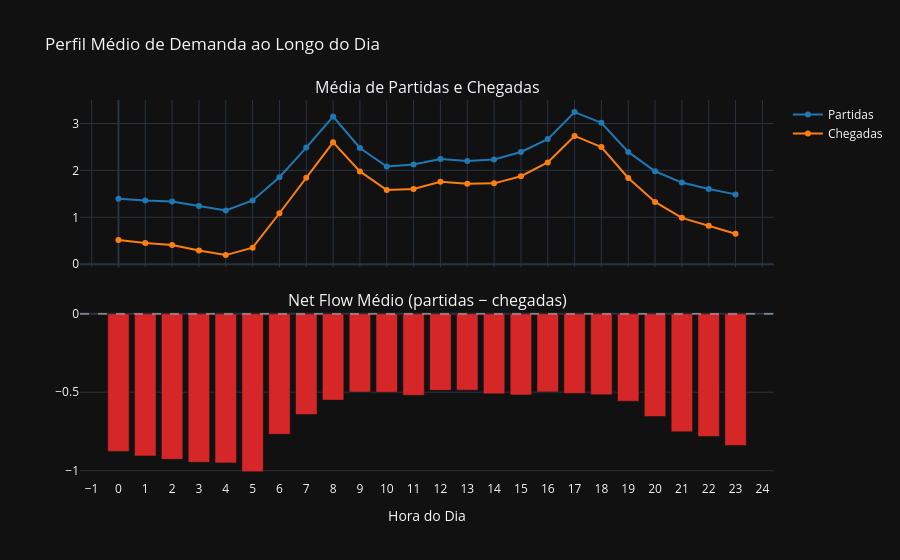

Notebook code cell kept with this figure:
### Markdown cell above
## 5. Perfil de Demanda por Hora do Dia

### Code cell
hourly = (
    df_hourly.groupby("hour_of_day")[["departures", "arrivals", "net_flow"]]
    .mean().reset_index()
)

fig = make_subplots(rows=2, cols=1, shared_xaxes=True,
                    subplot_titles=("Média de Partidas e Chegadas", "Net Flow Médio (partidas − chegadas)"),
                    vertical_spacing=0.12)

fig.add_trace(go.Scatter(
    x=hourly["hour_of_day"], y=hourly["departures"],
    name="Partidas", mode="lines+markers", line=dict(color="#1f77b4", width=2),
), row=1, col=1)
fig.add_trace(go.Scatter(
    x=hourly["hour_of_day"], y=hourly["arrivals"],
    name="Chegadas", mode="lines+markers", line=dict(color="#ff7f0e", width=2),
), row=1, col=1)

fig.add_trace(go.Bar(
    x=hourly["hour_of_day"], y=hourly["net_flow"],
    name="Net Flow",
    marker_color=["#d62728" if v < 0 else "#2ca02c" for v in hourly["net_flow"]],
    showlegend=False,
), row=2, col=1)
fig.add_hline(y=0, line_dash="dash", line_color="white", opacity=0.4, row=2, col=1)

fig.update_layout(
    height=520,
    title="Perfil Médio de Demanda ao Longo do Dia",
    xaxis2_title="Hora do Dia",
    template="plotly_dark",
)
fig.update_xaxes(tickmode="linear", dtick=1)
fig.show()

### Figure 1 — Plotly figure (JSON) as saved in the notebook; plotly's stock layout.template omitted (floating-point values rounded to 4 significant figures)
{"data": [{"line": {"color": "#1f77b4", "width": 2}, "mode": "lines+markers", "name": "Partidas", "type": "scatter", "x": [0, 1, 2, 3, 4, 5, 6, 7, 8, 9, 10, 11, 12, 13, 14, 15, 16, 17, 18, 19, 20, 21, 22, 23], "xaxis": "x", "y": [1.394, 1.358, 1.339, 1.239, 1.145, 1.359, 1.854, 2.486, 3.148, 2.478, 2.082, 2.125, 2.245, 2.201, 2.234, 2.393, 2.667, 3.243, 3.015, 2.395, 1.982, 1.741, 1.602, 1.488], "yaxis": "y"}, {"line": {"color": "#ff7f0e", "width": 2}, "mode": "lines+markers", "name": "Chegadas", "type": "scatter", "x": [0, 1, 2, 3, 4, 5, 6, 7, 8, 9, 10, 11, 12, 13, 14, 15, 16, 17, 18, 19, 20, 21, 22, 23], "xaxis": "x", "y": [0.5171, 0.4522, 0.4116, 0.2917, 0.1943, 0.3522, 1.086, 1.844, 2.598, 1.979, 1.582, 1.605, 1.757, 1.714, 1.724, 1.876, 2.169, 2.735, 2.499, 1.838, 1.327, 0.9886, 0.8194, 0.6489], "yaxis": "y"}, {"marker": {"color": ["#d62728", "#d62728", "#d62728", "#d62728", "#d62728", "#d62728", "#d62728", "#d62728", "#d62728", "#d62728", "#d62728", "#d62728", "#d62728", "#d62728", "#d62728", "#d62728", "#d62728", "#d62728", "#d62728", "#d62728", "#d62728", "#d62728", "#d62728", "#d62728"]}, "name": "Net Flow", "showlegend": false, "type": "bar", "x": [0, 1, 2, 3, 4, 5, 6, 7, 8, 9, 10, 11, 12, 13, 14, 15, 16, 17, 18, 19, 20, 21, 22, 23], "xaxis": "x2", "y": [-0.8774, -0.9059, -0.9273, -0.9471, -0.9506, -1.006, -0.7683, -0.642, -0.5501, -0.4993, -0.5002, -0.5193, -0.4882, -0.4871, -0.5105, -0.5173, -0.4979, -0.508, -0.5159, -0.5569, -0.6547, -0.7522, -0.7823, -0.8396], "yaxis": "y2"}], "layout": {"annotations": [{"font": {"size": 16}, "showarrow": false, "text": "Média de Partidas e Chegadas", "x": 0.5, "xanchor": "center", "xref": "paper", "y": 1, "yanchor": "bottom", "yref": "paper"}, {"font": {"size": 16}, "showarrow": false, "text": "Net Flow Médio (partidas − chegadas)", "x": 0.5, "xanchor": "center", "xref": "paper", "y": 0.44, "yanchor": "bottom", "yref": "paper"}], "autosize": true, "shapes": [{"line": {"color": "white", "dash": "dash"}, "opacity": 0.4, "type": "line", "x0": 0, "x1": 1, "xref": "x2 domain", "y0": 0, "y1": 0, "yref": "y2"}], "title": {"text": "Perfil Médio de Demanda ao Longo do Dia"}, "xaxis": {"anchor": "y", "autorange": true, "domain": [0, 1], "dtick": 1, "matches": "x2", "range": [-1.363, 24.36], "showticklabels": false, "tickmode": "linear", "type": "linear"}, "xaxis2": {"anchor": "y2", "autorange": true, "domain": [0, 1], "dtick": 1, "range": [-1.363, 24.36], "tickmode": "linear", "title": {"text": "Hora do Dia"}, "type": "linear"}, "yaxis": {"anchor": "x", "autorange": true, "domain": [0.56, 1], "range": [-0.07496, 3.512], "type": "linear"}, "yaxis2": {"anchor": "x2", "autorange": true, "domain": [0, 0.44], "range": [-1.06, 0.007132], "type": "linear"}}}
